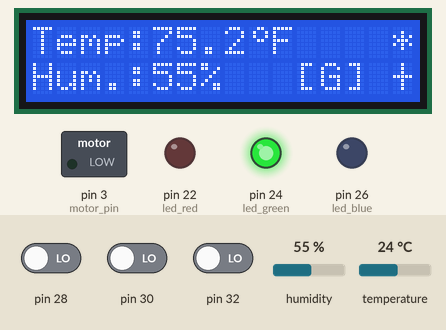
The sketch below on a simulated Arduino Mega 2560, built with avr-gcc and run on an emulated ATmega2560. Shown: 16×2 character LCD, switched loads named in the sketch (green lamp = pin HIGH), output pins drawn as LEDs (lit = HIGH). The inputs (shaded band) are chosen by the test bench; at power-on: pin 28 LOW, pin 30 LOW, pin 32 LOW, humidity 55 %, temperature 24 °C.

Above: at 2.8 s.
2.9 s: pin 28 driven HIGH
At 3.05 s:
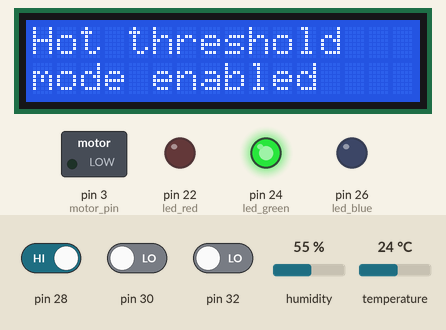
4.8 s: pin 30 driven HIGH
At 5.12 s:
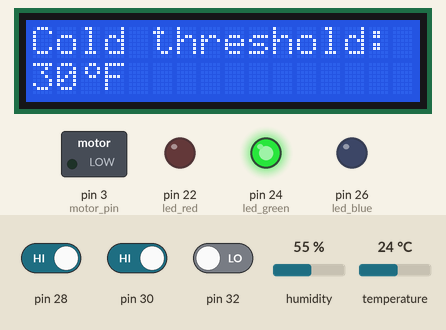
7.1 s: pin 28 driven LOW
At 9.77 s:
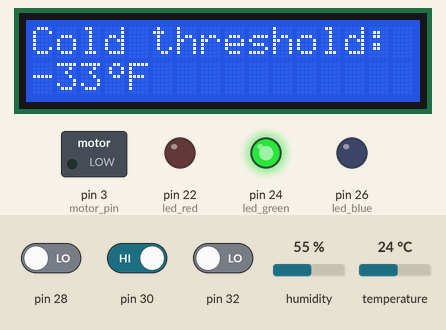
12.1 s: pin 30 driven LOW
At 14.8 s:
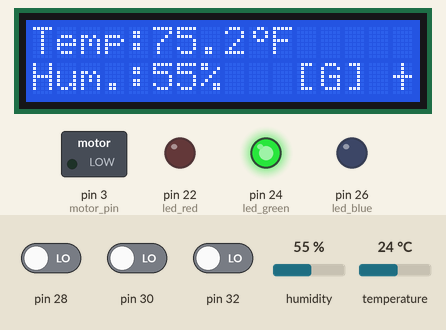
15.5 s: pin 32 driven HIGH
At 15.65 s:
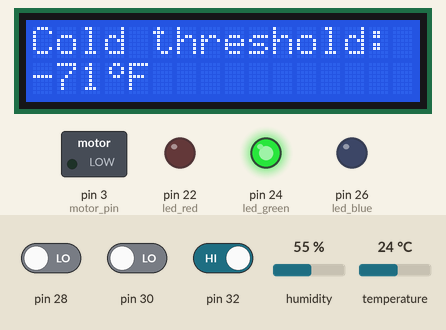
22.3 s: pin 32 driven LOW
At 25.4 s:
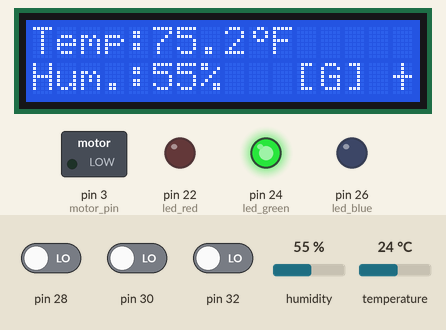
Timing chart, 0 to 26.7 s (numbered marks = the images above; inputs shaded):
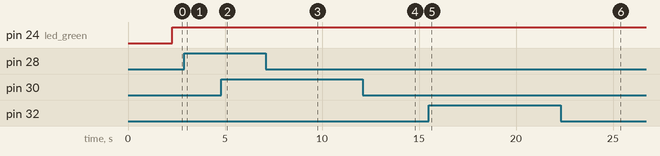

The sketch:

ClimateControl.ino
```cpp
/*
	V2.0 Climate Control Project for Arduino Mega 2560

	By Martin Collins
	1st June 2019
*/

#include "Arduino.h"
#include <LiquidCrystal.h>
#include <dht_nonblocking.h>
#define dht_sensor_type DHT_TYPE_11

const bool DEBUG = false;

//Custom degree character
byte degree[8] = {
  B00110,
  B01001,
  B01001,
  B00110,
  B00000,
  B00000,
  B00000,
  B00000,
};

//Custom "Fan On" indicator
byte fan_on[8] = {
  B00100,
  B10101,
  B01110,
  B11111,
  B01110,
  B10101,
  B00100,
  B00000,
};

//Custom "Fan Off" indicator
byte fan_off[8] = {
  B00100,
  B00100,
  B00100,
  B11111,
  B00100,
  B00100,
  B00100,
  B00000,
};

//Inputs
const int dht_sensor_pin = 2; //DHT11 Sensor pin
const int btn_up = 32, btn_down = 30, btn_mode = 28; // Button pins
//Outputs
const int motor_pin = 3; //Motor pin
const int led_red = 22, led_green = 24, led_blue = 26; //LED pins
const int rs = 8, en = 9, d4 = 10, d5 = 11, d6 = 12, d7 = 13; //LCD pins
const int lcd_cols = 16, lcd_lines = 2;

//Object declarations
DHT_nonblocking dht_sensor(dht_sensor_pin, dht_sensor_type);
LiquidCrystal lcd(rs, en, d4, d5, d6, d7); // @suppress("Abstract class cannot be instantiated")

unsigned long poll_delay = 30000ul; // Duration between readings, Default = 30 secs.
const unsigned long min_poll_delay = 10000ul; //Minimum polling delay. Default = 10 secs.
const unsigned long lcd_refresh_delay = 2000ul; // 2 secs delay before refreshing LCD screen.
const unsigned long new_reading_ind_dur = 2000ul; // 2 secs duration to display new reading indicator.
const char new_reading_ind = '*'; // New reading indicator.
unsigned long lcd_refresh_timestamp = 0; // Holds timestamp of when lcd refresh was requested.
float user_hot_threshold = 32.0; // Holds user selectable hot threshold. Default = 32 degrees C
float user_cold_threshold = 0.0; // Holds user selectable cold threshold. Default = 0 degrees C
bool user_temp_fahrenheit = true; // Holds user selectable Fahrenheit indicator. Default = true
int user_mode = 0; // Holds user selectable mode. 1=set hot threshold, 2=set cold threshold, 3=temp in F/C, 4=Set polling frequency (secs)
bool refreshLCD = false;
bool firstRun = true;
bool holdRefresh = false;

//Variables for debouncing
bool last_btn_up = LOW;
bool current_btn_up = LOW;
bool last_btn_down = LOW;
bool current_btn_down = LOW;
bool last_btn_mode = LOW;
bool current_btn_mode = LOW;
const int debounce_delay = 100;

float temperature;
float humidity;

void setup()
{
	if(DEBUG == true)
	{
		Serial.begin(9600);
	}
	//Setup Motor as Output
	pinMode(motor_pin, OUTPUT);
	//Setup LEDs as Output
	pinMode(led_red, OUTPUT);
	pinMode(led_green, OUTPUT);
	pinMode(led_blue, OUTPUT);
	//Setup LCD
	lcd.begin(lcd_cols, lcd_lines);
	lcd.clear();
	lcd.setCursor(0,0);
	lcd.print("Waiting for");
	lcd.setCursor(0,1);
	lcd.print("first reading...");
	//Create custom chars
	lcd.createChar(0, fan_off);
	lcd.createChar(1, fan_on);
	lcd.createChar(3, degree);
	Serial.println(F("<Arduino Ready>"));
}

void loop()
{
	checkLCDRefresh();
	checkInputFromButtons();
	checkForNewTempHumReading();
}

static bool measure_environment(float *temperature, float *humidity) // @suppress("Unused static function")
{
  static unsigned long measurement_timestamp = millis();

  if((millis() - measurement_timestamp) >= poll_delay || firstRun == true)
  {
    if(dht_sensor.measure(temperature,humidity))
    {
    	if(firstRun)
    	{
    		firstRun = false;
    	}
    	measurement_timestamp = millis();
    	return(true);
    }
  }
  return(false);
}

bool debounce(bool last, int pin)
{
  bool current = digitalRead(pin);
  if (last != current)
  {
    delay(debounce_delay);
    current = digitalRead(pin);
  }
  return current;
}

void enableLED(int pin)
{
	//Make sure all LEDs are turned off
	digitalWrite(led_red, LOW);
	digitalWrite(led_green, LOW);
	digitalWrite(led_blue, LOW);
	//Now turn on the LED we want
	digitalWrite(pin, HIGH);
}

void processTempHum()
{
	char unit;
	float displayTemp;

	if (user_temp_fahrenheit)
	{
		unit = 'F';
		displayTemp = convertTempfromCtoF(&temperature);
	}
	else
	{
		unit = 'C';
		displayTemp = temperature;
	}

	lcd.clear();
	//First LCD line
	lcd.setCursor(0,0);
	lcd.print("Temp:");
	lcd.print(displayTemp, 1);
	lcd.write(byte(3));
	lcd.print(unit);
	//Second LCD line
	lcd.setCursor(0,1);
	lcd.print("Hum.:");
	lcd.print(humidity, 0);
	lcd.print("%");


	if (temperature <= user_cold_threshold)
	{
		//COLD
		enableLED(led_blue);
		analogWrite(motor_pin, 0);
		lcd.setCursor(11,1);
		lcd.print("[C]");
		lcd.setCursor(15,1);
		lcd.write(byte(0));
	}
	else if (temperature >= user_hot_threshold)
	{
		//HOT
		enableLED(led_red);
		analogWrite(motor_pin, 255);
		lcd.setCursor(11,1);
		lcd.print("[H]");
		lcd.setCursor(15,1);
		lcd.write(byte(1));
	}
	else
	{
		//OK
		enableLED(led_green);
		analogWrite(motor_pin, 0);
		lcd.setCursor(11,1);
		lcd.print("[G]");
		lcd.setCursor(15,1);
		lcd.write(byte(0));
	}
}

float convertTempfromCtoF(float *temperatureInC)
{
	return (*temperatureInC * 1.8) + 32.0;
}

void displayParamValue(const char* prefix, float param, bool paramIsTemp, const char* suffix = 0)
{
	char unit;
	float displayParamValue;

	if (paramIsTemp)
	{
		if(user_temp_fahrenheit)
		{
			unit = 'F';
			displayParamValue = convertTempfromCtoF(&param);
		}
		else
		{
			unit = 'C';
			displayParamValue = param;
		}
	}
	else
	{
		displayParamValue = param;
	}
	lcd.clear();
	lcd.setCursor(0,0);
	lcd.print(prefix);
	lcd.setCursor(0,1);
	lcd.print(displayParamValue,0);
	if(paramIsTemp)
	{
		lcd.write(byte(3));
		lcd.print(unit);
	}
	if(suffix != 0)
	{
		lcd.print(suffix);
	}
}

void changeUserTempFahrenheit()
{
	lcd.clear();
	lcd.setCursor(0,0);

	char unit;

	user_temp_fahrenheit = !user_temp_fahrenheit;

	if(user_temp_fahrenheit)
	{
		unit = 'F';
	}
	else
	{
		unit = 'C';
	}
	Serial.print("Show temp in: ");
	Serial.print(char(176));
	Serial.println(unit);
	//First LCD line
	lcd.print("Show temp in:");
	lcd.setCursor(0,1);
	//Second LCD line
	lcd.write(byte(3));
	lcd.print(unit);
}

void flagRefreshLCD()
{
	if(refreshLCD == false)
	{
		refreshLCD = true;
	}
	lcd_refresh_timestamp = millis();
}

void checkInputFromButtons()
{
	//Debounce buttons
	current_btn_up = debounce(last_btn_up, btn_up);
	current_btn_down  = debounce(last_btn_down, btn_down);
	current_btn_mode  = debounce(last_btn_mode, btn_mode);

	//Turn down the set temp
	if (last_btn_down== LOW && current_btn_down == HIGH && firstRun != true)
	{
		holdRefresh = true;
		Serial.println(F("Down button pressed!"));

		switch (user_mode)
		{
			case 1:
				user_hot_threshold--;
				Serial.println(F("Decrease hot threshold by 1 degree."));
				displayParamValue("Hot threshold:",user_hot_threshold,true);
				break;
			case 2:
				user_cold_threshold--;
				Serial.println(F("Decrease cold threshold by 1 degree."));
				displayParamValue("Cold threshold:",user_cold_threshold,true);
				break;
			case 3:
				changeUserTempFahrenheit();
				break;
			case 4:
				if((poll_delay-1000) >= min_poll_delay)
				{
					poll_delay = poll_delay-1000;
					Serial.println(F("Decrease Polling Frequency by 1 second."));
				}
				displayParamValue("Polling freq.:",(poll_delay/1000),false," sec(s)");
				break;
		}
			flagRefreshLCD();
		}
		//Turn up the set temp
		else if (last_btn_up== LOW && current_btn_up  == HIGH && firstRun != true)
		{
			holdRefresh = true;
			Serial.println(F("Up button pressed!"));

			switch (user_mode)
			{
				case 1:
					user_hot_threshold++;
					Serial.println(F("Increase hot threshold by 1 degree."));
					displayParamValue("Hot threshold:",user_hot_threshold,true);
					break;
				case 2:
					user_cold_threshold++;
					Serial.println(F("Increase cold threshold by 1 degree."));
					displayParamValue("Cold threshold:",user_cold_threshold,true);
					break;
				case 3:
					changeUserTempFahrenheit();
					break;
				case 4:
					poll_delay = poll_delay+1000;
					Serial.println(F("Increase Polling Frequency by 1 second."));
					displayParamValue("Polling freq.:",(poll_delay/1000),false," sec(s)");
					break;
			}
			flagRefreshLCD();
		}
		//Change the mode
		else if (last_btn_mode== LOW && current_btn_mode  == HIGH && firstRun != true)
		{
			holdRefresh = true;
			Serial.print(F("Mode button pressed!"));

			switch (user_mode)
			{
				case 4:
					user_mode = 1;
					break;
				default:
					user_mode++;
					break;
			}
			Serial.print(F(" Selected mode: "));
			Serial.println(user_mode);

			lcd.clear();
			lcd.setCursor(0,0);

			switch (user_mode)
			{
				case 1:
					Serial.println(F("Set Hot Threshold Mode selected."));
					lcd.print("Hot threshold");
					break;
				case 2:
					Serial.println(F("Set Cold Threshold Mode selected."));
					lcd.print("Cold threshold");
					break;
				case 3:
					Serial.println(F("Set Metric/Non-Metric Mode selected."));
					lcd.print("Metric/N-Metric");
					break;
				case 4:
					Serial.println(F("Set Polling Frequency Mode selected."));
					lcd.print("Set Polling Freq");
					break;
			}
			lcd.setCursor(0,1);
			lcd.print("mode enabled");
			flagRefreshLCD();
		}
}

void checkLCDRefresh()
{
	if(refreshLCD == true && (millis() - lcd_refresh_timestamp) >= lcd_refresh_delay)
	{
		refreshLCD = false;
		holdRefresh = false;
		processTempHum();
	}
}

void checkForNewTempHumReading()
{
	static unsigned long new_reading_timestamp = 0;
	static bool new_reading_ind_enabled = false;
	static bool new_reading = false;

	if(measure_environment(&temperature,&humidity))
	{
		Serial.println(F("New reading received from sensor..."));
		new_reading = true;

		if(holdRefresh != true)
		{
			processTempHum();
		}
	}

	if(holdRefresh != true)
	{
		if(new_reading == true && new_reading_ind_enabled == false)
		{
			enableNewReadingIndicator(true);
			new_reading_ind_enabled = true;

			new_reading_timestamp = millis();
		}
		else
		if((millis() - new_reading_timestamp) >= new_reading_ind_dur && new_reading_ind_enabled == true)
		{
			enableNewReadingIndicator(false);
			new_reading_ind_enabled = false;
			new_reading = false;
		}
	}
}

void enableNewReadingIndicator(bool enable)
{
	lcd.setCursor(15,0);

	if(enable)
	{
		Serial.println("Turn on new reading indicator.");
		lcd.write(new_reading_ind);
	}
	else
	{
		Serial.println("Turn off new reading indicator.");
		lcd.write(" ");
	}
}
```

Measured:
- after the input at 2.9 s, the display: changes after 0.11 s (image 1)
- after the input at 12.1 s, the display: changes after 2.0 s (image 4)
- after the input at 15.5 s, the display: changes after 0.11 s (image 5)
- after the input at 22.3 s, the display: changes after 2.0 s (image 6)
